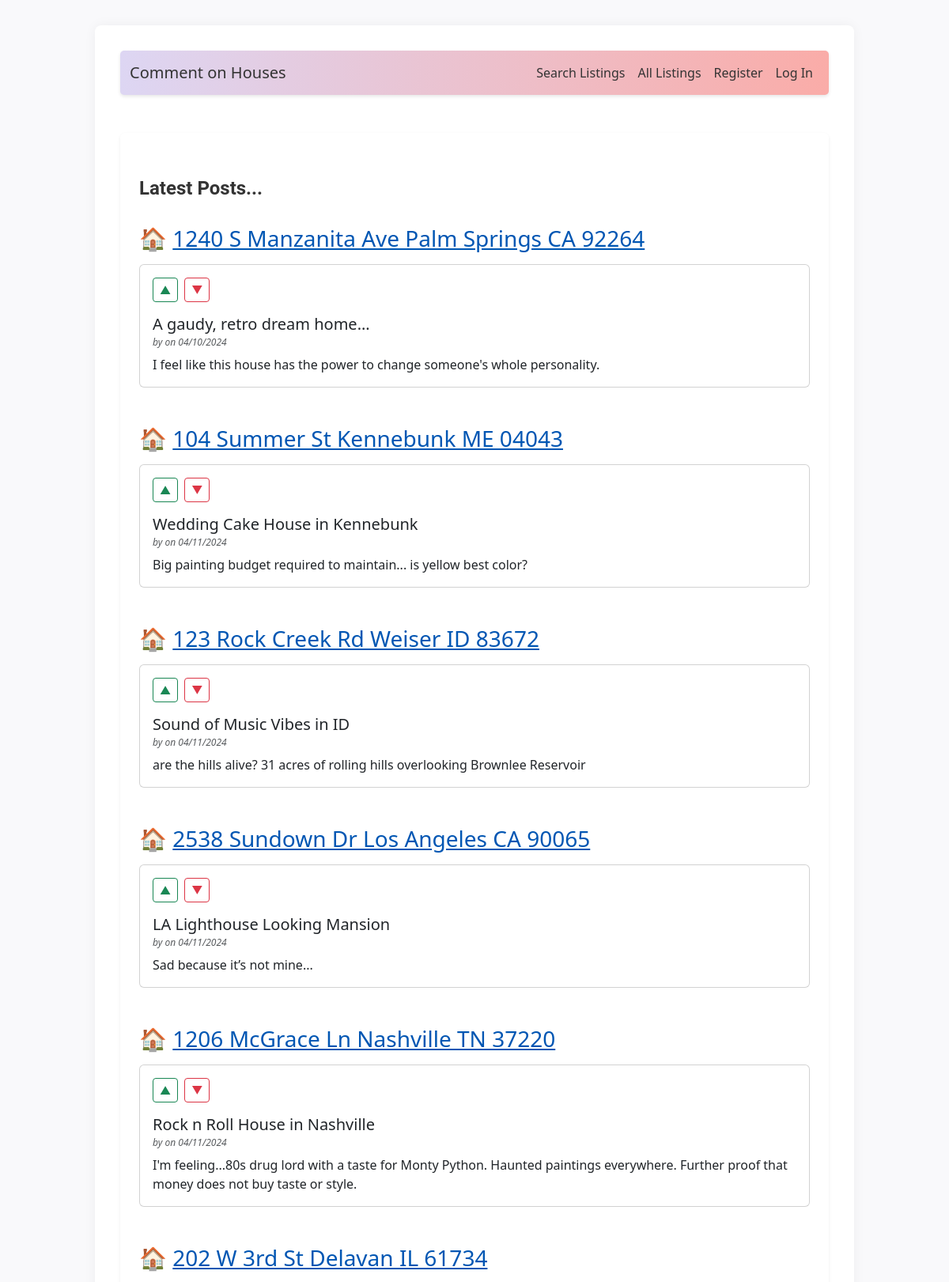
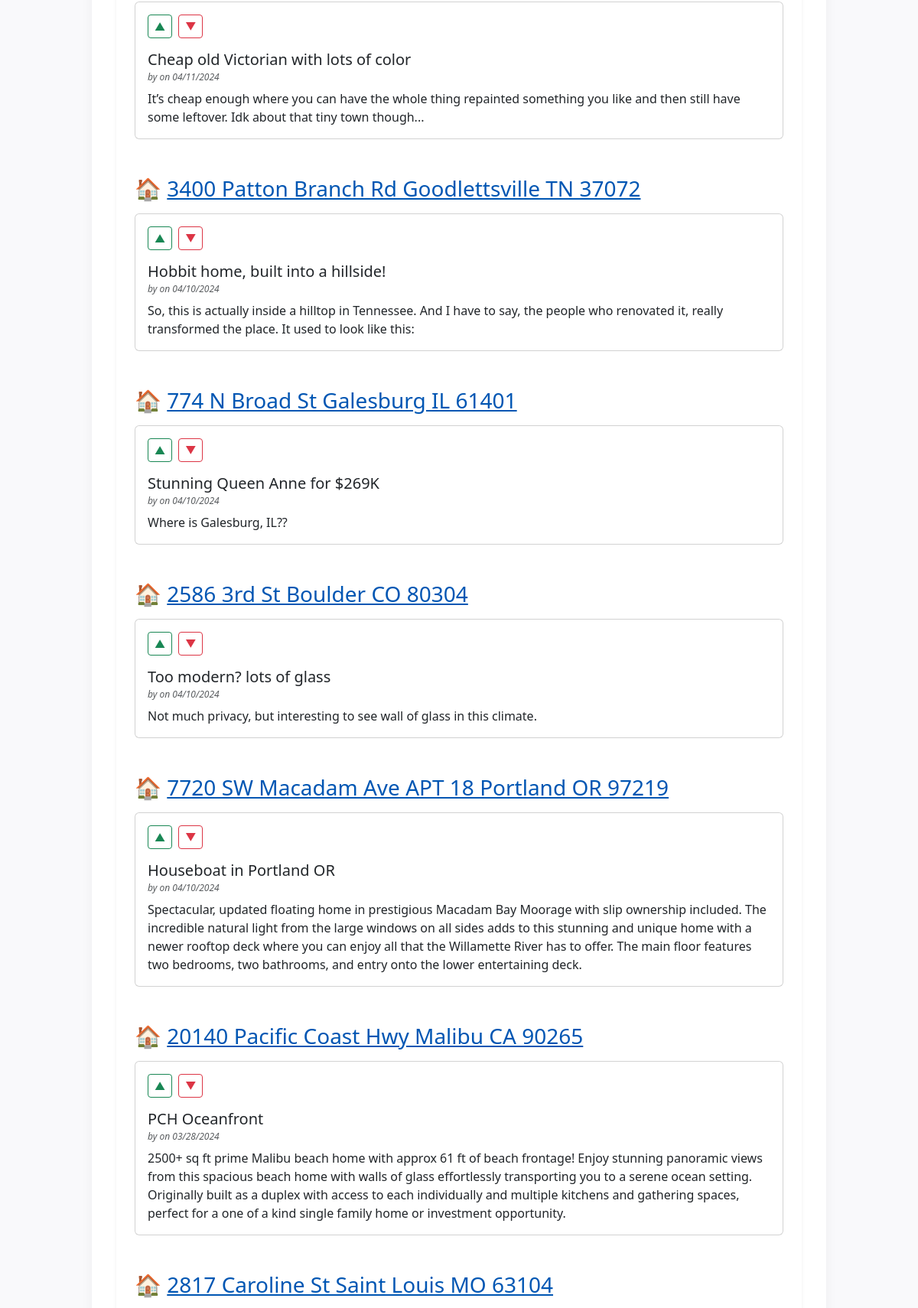
The app's page /search/results (upper part) with its own data (2 pictures, top to bottom).
### tables this page shows
CREATE TABLE post (
  id INTEGER PRIMARY KEY AUTOINCREMENT,
  author_id INTEGER NOT NULL,
  created TIMESTAMP NOT NULL DEFAULT CURRENT_TIMESTAMP,
  title TEXT NOT NULL,
  body TEXT NOT NULL,
  listing TEXT,
  state TEXT,
  FOREIGN KEY (author_id) REFERENCES user (id)
);

### flaskr/blog.py (the view, shortened to what this page needs)
@bp.route('/search/results', methods=['GET'])
def search_results():
    search_type = request.args.get('search_type')
    db = get_db()
    if search_type == 'state':
        state = request.args.get('state')
        query = 'SELECT * FROM post WHERE state = ? ORDER BY created DESC'
        params = (state,)
    else:
        query = 'SELECT * FROM post ORDER BY created DESC'
        params = ()
    posts = [dict(row) for row in db.execute(query, params).fetchall()]
    for post in posts:
        if post['listing']:
            parsed_address, state = parse_address_from_listing(post['listing'])
            post['parsed_address'] = parsed_address
            post['state'] = state
    grouped_posts = {k: list(v) for k, v in groupby(posts, key=itemgetter('parsed_address'))}
    return render_template('blog/index.html', grouped_posts=grouped_posts)

### flaskr/auth.py (called while the page is built)
@bp.before_app_request
def load_logged_in_user():
    user_id = session.get('user_id')
    if user_id is None:
        g.user = None
    else:
        g.user = get_db().execute(
            'SELECT * FROM user WHERE id = ?', (user_id,)
        ).fetchone()

### flaskr/blog.py (called while the page is built)
def parse_address_from_listing(listing_url):
    house_emoji = '\U0001F3E0'
    parts = listing_url.split('/')
    address_part = parts[4]
    address = address_part.replace('-', ' ')
    state = address[-8:-6]
    formatted_address = f"{house_emoji} <a href='{listing_url}' target='_blank'>{address}</a>"
    return formatted_address, state

### flaskr/db.py (called while the page is built)
def get_db():
    if 'db' not in g:
        g.db = sqlite3.connect(
            current_app.config['DATABASE'],
            detect_types=sqlite3.PARSE_DECLTYPES
        )
        g.db.row_factory = sqlite3.Row
    return g.db

### flaskr/templates/blog/index.html (shortened to what this page needs)
{% extends 'base.html' %}
{% block header %}
<div class="container mt-4">
  <div class="d-flex justify-content-between align-items-center">
    <h1 class="fw-bold">{% block title %}Latest Posts...{% endblock %}</h1>
  </div>
</div>
{% endblock %}
{% block content %}
<div class="container mt-3">
  {% for listing, posts in grouped_posts.items() %}
    <section class="mb-5">
      <h2 class="mb-3">{{ posts[0].parsed_address|safe }}</h2>
      {% for post in posts %}
        <div class="card mb-3">
          <div class="card-body">
            <div class="d-flex align-items-center mb-3">
              <form action="{{ url_for('blog.vote') }}" method="post" class="me-2">
                <button type="submit" name="vote_type" value="1" class="btn btn-outline-success btn-sm">&#x25B2; </button>
              </form>
              <form action="{{ url_for('blog.vote') }}" method="post" class="me-2">
                <button type="submit" name="vote_type" value="-1" class="btn btn-outline-danger btn-sm">&#x25BC; </button>
              </form>
            </div>
            <h3 class="card-title smaller-size">{{ post['title'] }}</h3>
            <h6 class="card-subtitle mb-2 text-muted h6-reduce">
              <em>by {{ post['username'] }} on {{ post['created'].strftime('%m/%d/%Y') }}</em>
            </h6>
            <p class="card-text">{{ post['body'] }}</p>
          </div>
        </div>
      {% endfor %}
    </section>
  {% endfor %}
</div>
{% endblock %}

### flaskr/static/style.css (style rules this page uses)
html { font-family: "Roboto", sans-serif; background: #f9f9fb; color: #424242; line-height: 1.6; }
body { max-width: 80vw; margin: 2rem auto; background: #fff; padding: 2rem; box-shadow: 0 0 15px rgba(0, 0, 0, 0.05); border-radius: 8px; }
h1 { font-family: 'Roboto'; color: #333; font-size: 1.5rem; margin: 1rem 0; margin-top: 0; align-self: center; font-weight: bold; }
h2 { font: 'Roboto'; font-size: 1.75rem; }
.smaller-size { font-size: 1.25rem; }
.h6-reduce { font-size: .75rem; }
a { color: #0056b3; text-decoration: underline; }

### records on screen
post: title "A gaudy, retro dream home...", created "04/10/2024", body "I feel like this house has the power to change someone's whole personality."
post: title "Wedding Cake House in Kennebunk", created "04/11/2024", body "Big painting budget required to maintain... is yellow best color?"
post: title "Sound of Music Vibes in ID", created "04/11/2024", body "are the hills alive? 31 acres of rolling hills overlooking Brownlee Reservoir"
post: title "LA Lighthouse Looking Mansion", created "04/11/2024", body "Sad because it’s not mine..."
post: title "Rock n Roll House in Nashville", created "04/11/2024", body "I'm feeling...80s drug lord with a taste for Monty Python. Haunted paintings everywhere. Further proof that money does not buy taste or style."
post: title "Cheap old Victorian with lots of color", created "04/11/2024", body "It’s cheap enough where you can have the whole thing repainted something you like and then still have some leftover. Idk about that tiny town though..."
post: title "Hobbit home, built into a hillside!", created "04/10/2024", body "So, this is actually inside a hilltop in Tennessee. And I have to say, the people who renovated it, really transformed the place. It used to look like this:"
post: title "Stunning Queen Anne for $269K", created "04/10/2024", body "Where is Galesburg, IL??"
post: title "Too modern? lots of glass", created "04/10/2024", body "Not much privacy, but interesting to see wall of glass in this climate."
post: title "Houseboat in Portland OR", created "04/10/2024", body "Spectacular, updated floating home in prestigious Macadam Bay Moorage with slip ownership included. The incredible natural light from the large windows on all sides adds to this stunning and unique home with a newer rooftop deck where you can enjoy all that the Willamette River has to offer. The main floor features two bedrooms, two bathrooms, and entry onto the lower entertaining deck."
post: title "PCH Oceanfront", created "03/28/2024", body "2500+ sq ft prime Malibu beach home with approx 61 ft of beach frontage! Enjoy stunning panoramic views from this spacious beach home with walls of glass effortlessly transporting you to a serene ocean setting. Originally built as a duplex with access to each individually and multiple kitchens and gathering spaces, perfect for a one of a kind single family home or investment opportunity."

### other values on screen
{{ posts[0].parsed_address|safe }} "🏠 1240 S Manzanita Ave Palm Springs CA 92264" "🏠 104 Summer St Kennebunk ME 04043" "🏠 123 Rock Creek Rd Weiser ID 83672" "🏠 2538 Sundown Dr Los Angeles CA 90065" "🏠 1206 McGrace Ln Nashville TN 37220" "🏠 202 W 3rd St Delavan IL 61734" "🏠 3400 Patton Branch Rd Goodlettsville TN 37072" "🏠 774 N Broad St Galesburg IL 61401" "🏠 2586 3rd St Boulder CO 80304" "🏠 7720 SW Macadam Ave APT 18 Portland OR 97219" "🏠 20140 Pacific Coast Hwy Malibu CA 90265" "🏠 2817 Caroline St Saint Louis MO 63104"
